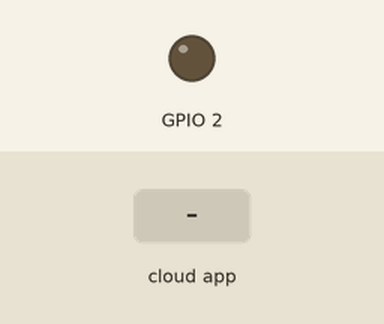
Simulated run of this sketch. Board: ESP32. Shown: output pins drawn as LEDs (lit = HIGH). The inputs (shaded band) are chosen by the test bench.

Above: at 1.2 s.
1.3 s: the phone or cloud app sets LED_On_Board to 1
At 2.2 s:
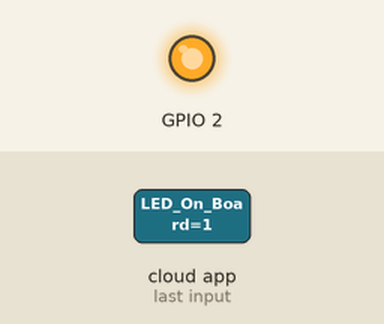
4.7 s: the phone or cloud app sets LED_On_Board to 0
At 6.0 s:
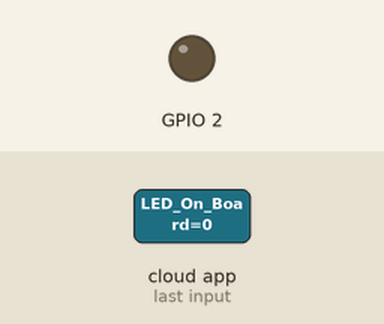
Timing chart, 0 to 7.7 s (numbered marks = the images above; inputs shaded):
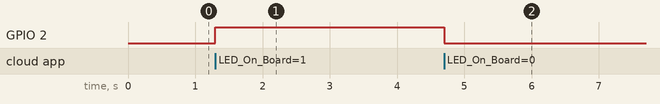

The sketch:

ESP32_New.ino
```cpp
/************* MONITORIZACION DE UNA INSTALACION SOLAR FOTOVOLTAICA CON UN ESP32 *************/
/************** Fecha de inicio: 10/11/2017 -- Fecha de finalización: 00/00/0000 *************/
/************************************* THINGER.io ********************************************/

/******************************** MATERIALES NECESARIOS **************************************/

/*    - Pantalla LCD 16X2       x1 //Se alimenta a 5V y no a 3.3V.
      - RTC 3231                x1 //Tambien puede ser RTC 1307, ha de alimentarse a 5V.
      - Zocalo microSD          x1 //Se alimenta a 5V y no a 3.3V.
      - Tarjeta microSD         x1 //Cualquier tipo es posible.
      - Sensores de tension     x3 //Divisor resistivo con multivueltas.
      - Sensores de corriente   x3 //Sensor efecto hall 20A.
      - Fuente de alimentación  x1 //Mínimo 3.3V,500mA (no más de 5V).                       */

/********************************* Problemas generales ***************************************/

/* 1- El primer problema de este proyecto fue la integración del ESP32 en el IDE de Arduino
    que se solucionó cuando conseguí unir todos los archivos necesarios para el compilador

   2- El segundo problema era que de las 14 entradas analógicas sólo seis estaban disponibles,
    luego leí que no era posible "activar" las otras 8 estando el WiFi encendido y conectado.

   3- El bus de I2C (SDA: D21,SCL: D22) funciona perfectamente, solo que todos los dispositivos
    deben ser alimentados a 5V o se "volverá loco" y no hará bien su función.

   4- El bus SPI para el zocalo de SD es: MISO: D19,MOSI: D23,CLK: D18, CS: D5.              */

/************************************ IMPLEMENTACION ****************************************/
/*** BIBLIOTECAS ***/
#include <WiFiClientSecure.h>
#include <WiFi.h>//Para conectarse a una red WiFi
#include <ThingerESP32.h>//Para conectarse a Thinger.io

/*** CONSTANTES ***/
#define USERNAME "lupoxan"//Nombre de usuario de Thinger.io
#define DEVICE_ID "ifttt"//Nombre del dispositivo Thinger
#define DEVICE_CREDENTIAL "vj5gWDCB1W%t"//Credenciales del dispositivo
#define SSID "MOVISTAR_9DBC"//SSID Wifi
#define SSID_PASSWORD "RY64GqbfCCqeKmGUpJxN"//Password Wifi

ThingerESP32 thing(USERNAME, DEVICE_ID, DEVICE_CREDENTIAL);//Variable para Thinger.io
unsigned long ahora;//Para contar el tiempo
unsigned long antes = 0;//Para contar el  tiempo
int calltime = 3;//Lo que viene siendo cada doce horas
int maxi = 9;
void setup() {
  thing.add_wifi(SSID, SSID_PASSWORD);//Conectar a la red WiFi
  elementos_clave();//Add Resources
  output_input_pins();//Iniciar los pines a OUTPUT
  Serial.begin(115200);//Iniciar comunicacion serial
}

void loop() {
  thing.handle();
  ahora = millis();
  if (ahora - antes >= calltime * 60000) {
      antes = ahora;
      call_prueba_endpoint();
      Serial.println("Ya :)");
    }
}

void elementos_clave() {
  thing["LED_On_Board"] << digitalPin(2);
  thing["Calltime"] << inputValue(calltime);//Esperemos que funcione
  thing["Valores"] << inputValue(maxi);
}

void call_prueba_endpoint(){
  pson prueba;
  int m;
  String strEndpoint;
  char buffer1[128];
  for (m = 0; m <= maxi - 1; m++) {
    sprintf(buffer1, " %d",m+1);
    strEndpoint += buffer1;
  }
  prueba["value1"] = strEndpoint;
  thing.call_endpoint("Prueba", prueba);
}
void output_input_pins() {
  pinMode(2, OUTPUT);//Led On_Board
  digitalWrite(2, LOW);
}
```

Measured:
- after the input at 1.3 s, GPIO 2: LOW → HIGH at once
- after the input at 4.7 s, GPIO 2: HIGH → LOW at once
